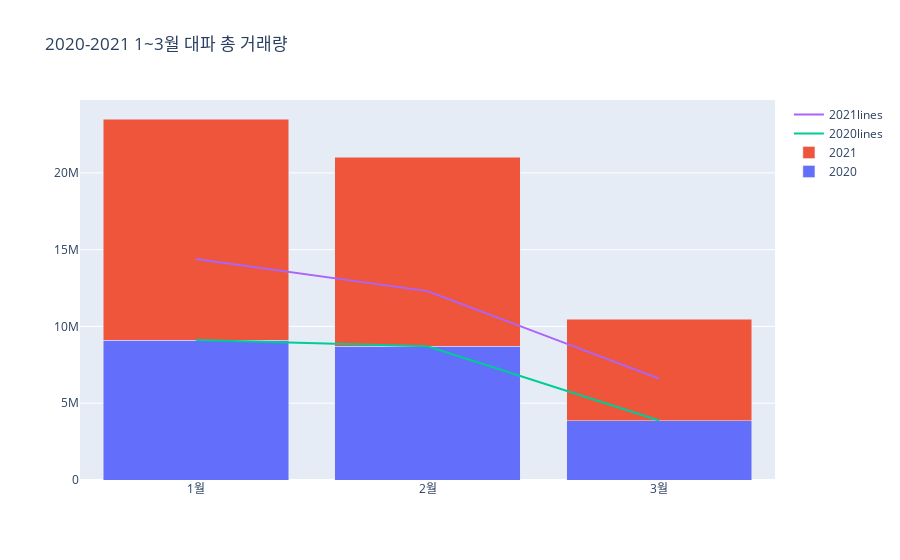

Notebook source saved alongside this figure:
### Markdown cell above
### 대파 총 거래량 합계 ###

### Code cell
#꺾은선,누적막대(stacked)
trace1 = go.Bar(x=result4['month'], y=result4['2020'], name='2020')
trace2 = go.Bar(x=result4['month'], y=result4['2021'], name='2021')
trace3 = go.Scatter(x = result4['month'], y = result4['2020'], mode = 'lines', name = '2020lines')
trace4 = go.Scatter(x = result4['month'], y = result4['2021'], mode = 'lines', name = '2021lines')

data = [trace1, trace2, trace3, trace4]

layout = go.Layout(title='2020-2021 1~3월 대파 총 거래량', barmode='stack')

fig = go.Figure(data=data, layout=layout)
pyo.iplot(fig)

### Figure 1 — Plotly figure (JSON) as saved in the notebook; plotly's stock layout.template omitted (floating-point values rounded to 4 significant figures)
{"data": [{"name": "2020", "type": "bar", "x": ["1월", "2월", "3월"], "y": [9114615, 8712647, 3872972]}, {"name": "2021", "type": "bar", "x": ["1월", "2월", "3월"], "y": [14394588, 12299405, 6601660]}, {"mode": "lines", "name": "2020lines", "type": "scatter", "x": ["1월", "2월", "3월"], "y": [9114615, 8712647, 3872972]}, {"mode": "lines", "name": "2021lines", "type": "scatter", "x": ["1월", "2월", "3월"], "y": [14394588, 12299405, 6601660]}], "layout": {"barmode": "stack", "title": {"text": "2020-2021 1~3월 대파 총 거래량"}}}
